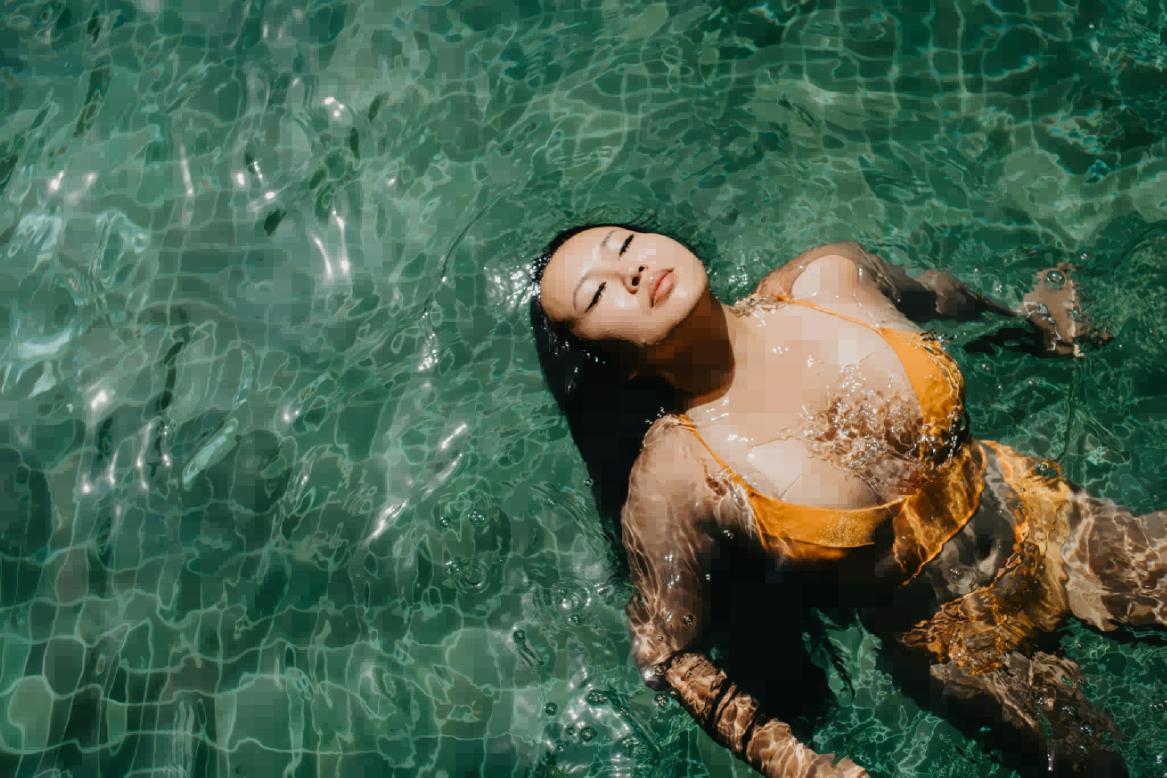
#> input picture CompressedImages/Swim_compressed.jpg, 3500 x 2333 px, given as the content of the folder ./Images, which was not available (shown at 1/3 size)
$ python runner.py
#> lines starting #> are read from the running program, lines starting #| are printed output that depends on the picture; pictures that were not available may be replaced by others from this repository, and a replacement may not be noted
from PIL import Image, ImageDraw
from PIL import ImageOps
import concurrent.futures
from skimage import metrics
import matplotlib.pyplot as plt
import numpy as np
import glob
import os
import io


PADDING = 0
OUTPUT_SCALE = 1
ERROR_THRESHOLD = 7

def display_images(original, compressed):
    # Compress the image in memory using JPEG and WebP formats
    jpeg_bytes = io.BytesIO()
    compressed.save(jpeg_bytes, format='JPEG')
    jpeg_bytes.seek(0)
    compressed_jpeg = Image.open(jpeg_bytes)

    webp_bytes = io.BytesIO()
    compressed.save(webp_bytes, format='WEBP')
    webp_bytes.seek(0)
    compressed_webp = Image.open(webp_bytes)

    fig, axs = plt.subplots(1, 4, figsize=(20, 5))

    axs[0].imshow(original)
    axs[0].set_title('Original Image')

    axs[1].imshow(compressed)
    axs[1].set_title('Quadtree Compressed Image')

    axs[2].imshow(compressed_jpeg)
    axs[2].set_title('JPEG Compressed Image')

    axs[3].imshow(compressed_webp)
    axs[3].set_title('WebP Compressed Image')

    for ax in axs:
        ax.axis('off')

    plt.show()

# [22 lines left out: function process_image, not called in this run]

def calculate_metrics(original, compressed):
    original = np.array(original)
    compressed = np.array(compressed)
    psnr = metrics.peak_signal_noise_ratio(original, compressed)

    mse = metrics.mean_squared_error(original, compressed)
    return psnr, mse

def process_batch(image_paths, max_depth=10):
#> called with max_depth = 10
    with concurrent.futures.ProcessPoolExecutor() as executor:
        futures = []
        results = []
        for path in image_paths:
            base_name = os.path.basename(path)
            base_name_without_ext = os.path.splitext(base_name)[0]
            compressed_image_path = f'./CompressedImages/{base_name_without_ext}.jpg'
            if os.path.exists(compressed_image_path):
                original = Image.open(path)
#> original is the input picture: PIL image 3500x2333 RGB; mean R, G, B 70.2, 98.9, 77.7
                compressed = Image.open(compressed_image_path)
                results.append((original, compressed))
            else:
                futures.append(executor.submit(process_image, path, max_depth))
        results.extend([future.result() for future in concurrent.futures.as_completed(futures)])

    metrics = []
    for original, compressed in results:
        metrics.append(calculate_metrics(original, compressed))
#> in calculate_metrics, `psnr = metrics.peak_signal_noise_ratio(original, compressed)`: psnr = inf
#> in calculate_metrics, `mse = metrics.mean_squared_error(original, compressed)`: mse = 0
        display_images(original, compressed)
#> in display_images, `plt.show()`:
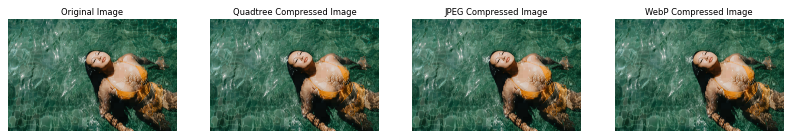
#> figure drawn by matplotlib, 4 panels

    return metrics

def display_metrics(metrics):
    psnrs, mses = zip(*metrics)
    plt.figure(figsize=(10, 6))
    plt.plot(psnrs, label='PSNR')
    plt.plot(mses, label='MSE')
    plt.legend()
    plt.show()

# [21 lines left out: functions weighted_average, color_from_histogram, not called in this run]


class QuadtreeNode(object):
    # [10 lines left out: function __init__, not called in this run]

    def is_leaf(self):
        return self.leaf

    # [29 lines left out: functions split, to_image, not called in this run]


class Quadtree(object):
    # [88 lines left out: functions __init__, _build_tree, get_leaf_nodes, _create_image_from_depth, render_at_depth, create_gif and 2 more, not called in this run]

    def to_image(self):
        return self.root.to_image()


# Get a list of all jpg files in the directory
image_paths = glob.glob('./Images/*.jpg')
metrics = process_batch(image_paths, max_depth=10)
#> metrics = [(inf, 0)]
display_metrics(metrics)
#> in display_metrics, `psnrs, mses = zip(*metrics)`: psnrs = (inf,); mses = (0,)
#> in display_metrics, `plt.show()`:
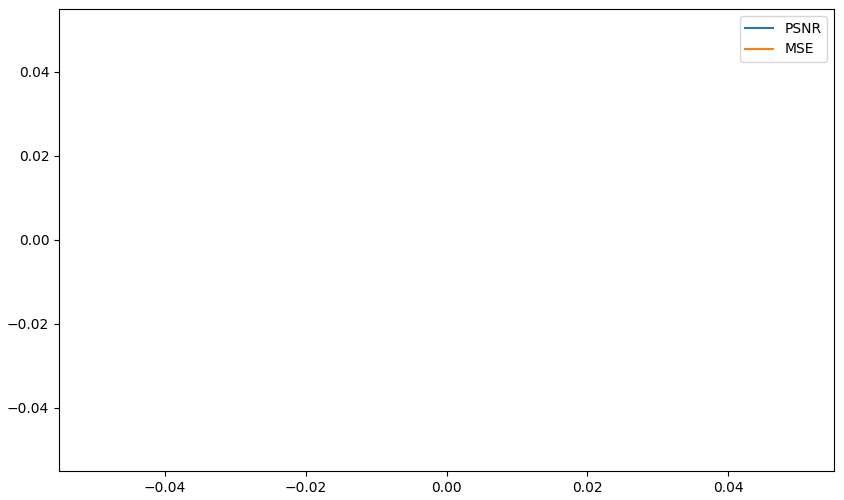
#> figure drawn by matplotlib, 1 panel

$ run again, on CompressedImages/coffee.jpg
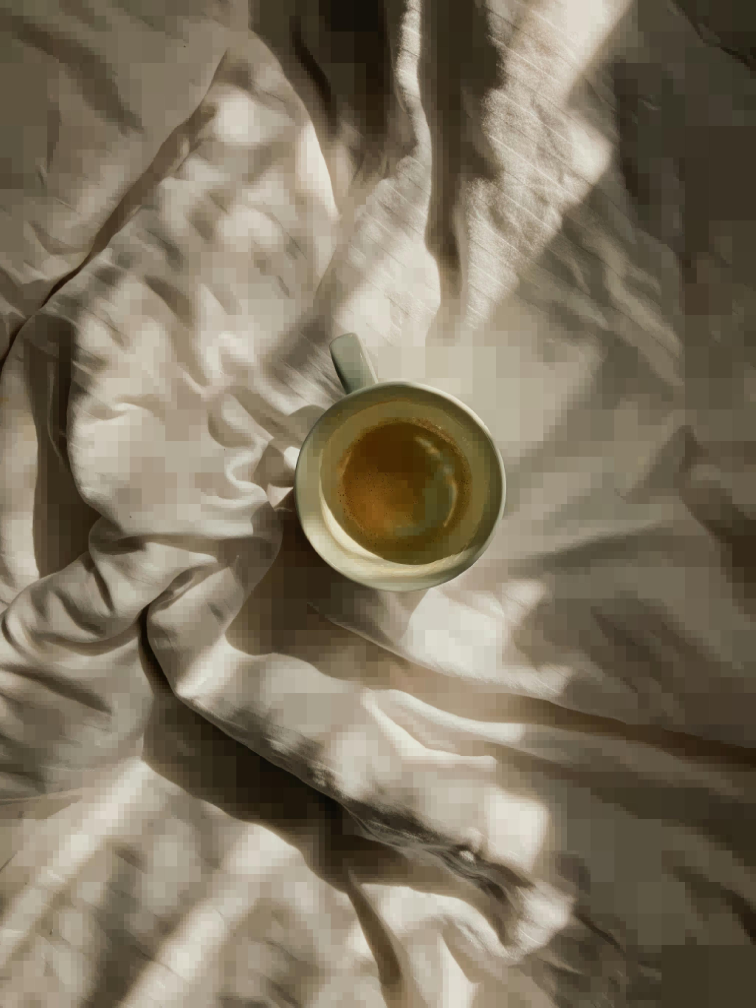
#> input picture CompressedImages/coffee.jpg, 3024 x 4032 px, given as the content of the folder ./Images, which was not available (shown at 1/4 size)
#> in process_batch, original is the input picture: PIL image 3024x4032 RGB; mean R, G, B 127.2, 116.3, 96.7
#> psnr = inf
#> mse = 0
#> in display_images, `plt.show()`:
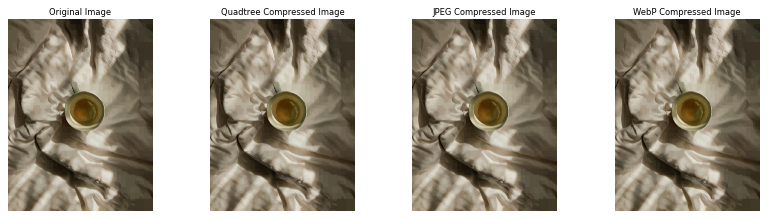
#> figure drawn by matplotlib, 4 panels
#> metrics = [(inf, 0)]
#> psnrs = (inf,); mses = (0,)

$ run again, on CompressedImages/float.jpg
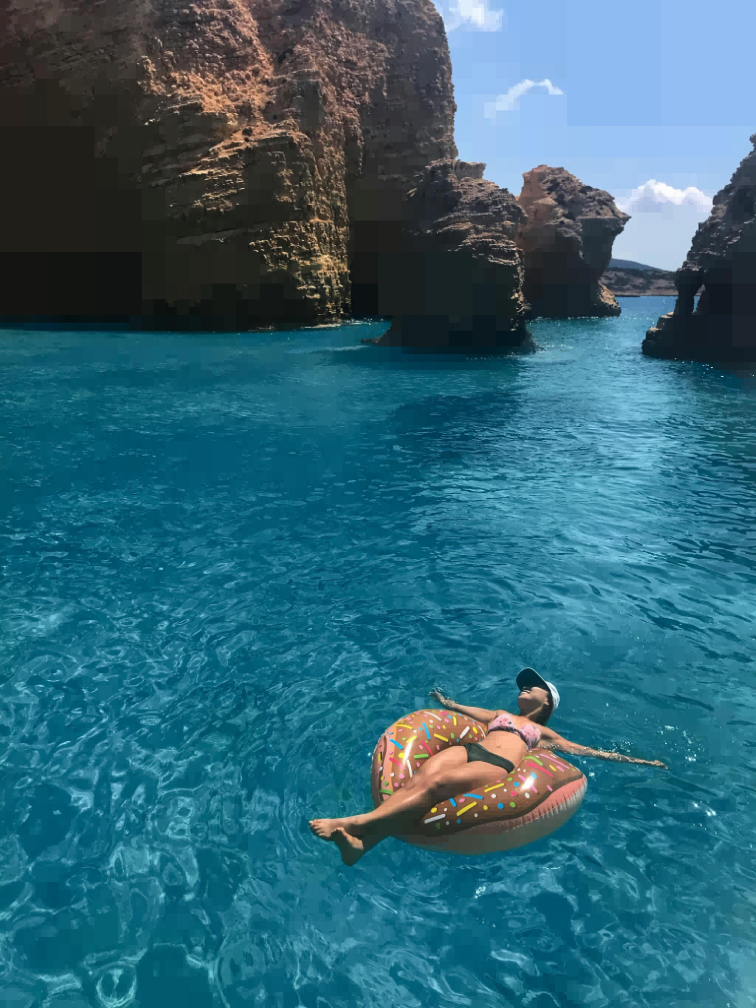
#> input picture CompressedImages/float.jpg, 3024 x 4032 px, given as the content of the folder ./Images, which was not available (shown at 1/4 size)
#> in process_batch, original is the input picture: PIL image 3024x4032 RGB; mean R, G, B 48.1, 102.4, 119.9
#> psnr = inf
#> mse = 0
#> in display_images, `plt.show()`:
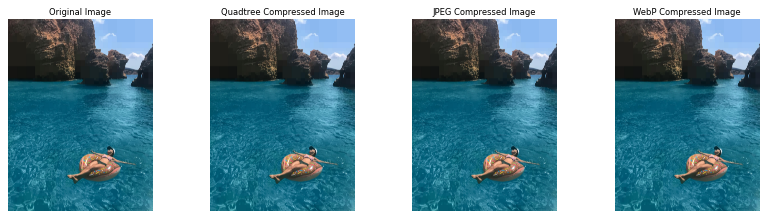
#> figure drawn by matplotlib, 4 panels
#> metrics = [(inf, 0)]
#> psnrs = (inf,); mses = (0,)
